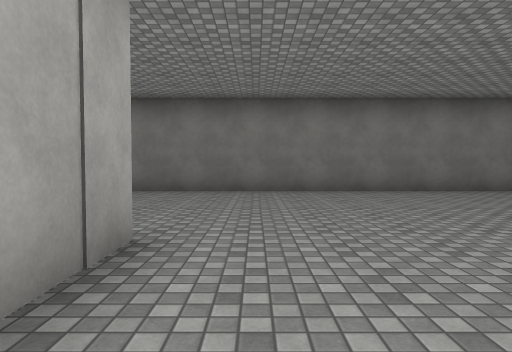
View 1 (above)

22 first-person views from a walk through a 3-D level made in the Unity game engine. The camera is 1.3 m above the floor, tilts 2° down and sees 75° across. The floor is counted in squares, 2 m on a side. Each view is taken from the middle of a square. On the plan, view 1 faces up. The plan holds only what a view shows up to about 10 squares ahead; the rest is blank. The place goes on beyond the plan. The player is left out. Surface patterns are stand-ins for the level's own textures.

View 2
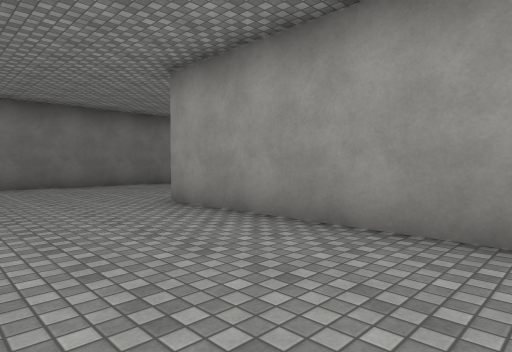

View 3
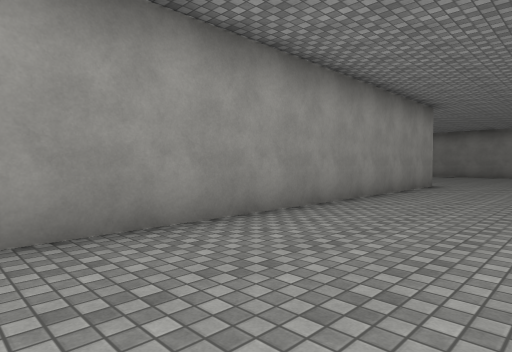

View 4
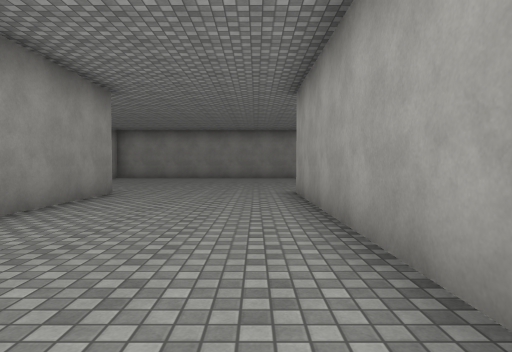

View 5
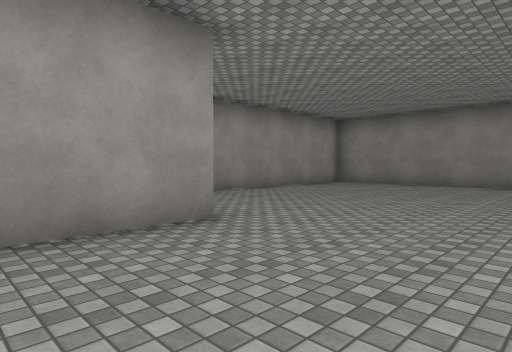

View 6
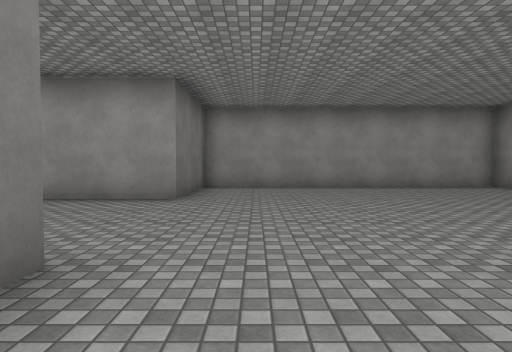

View 7
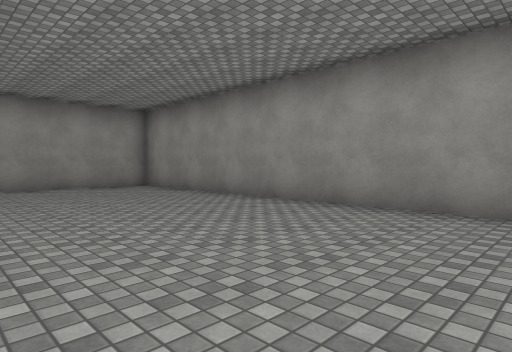

View 8
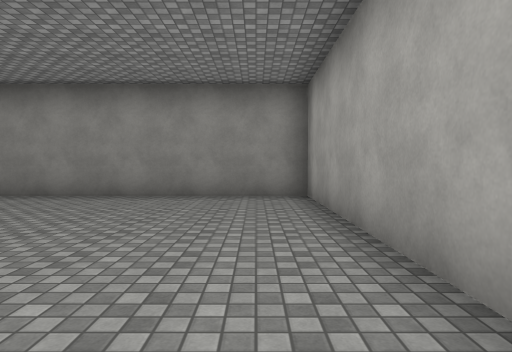

View 9
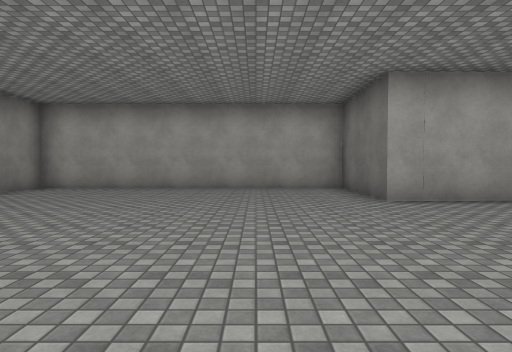

View 10
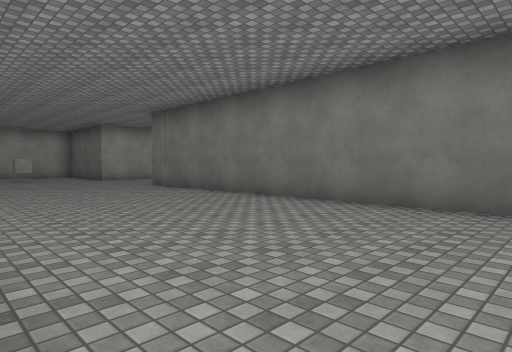

View 11
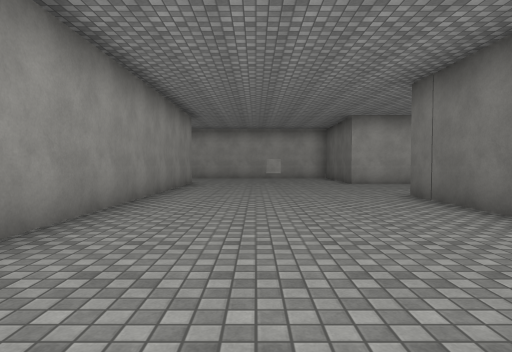

View 12
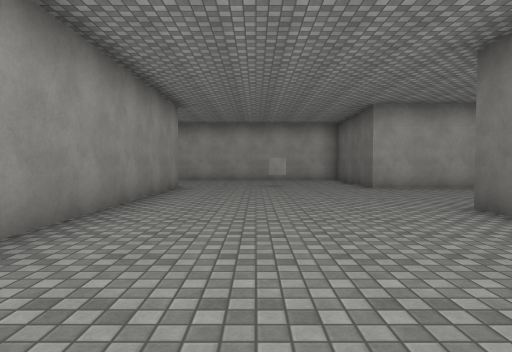

View 13
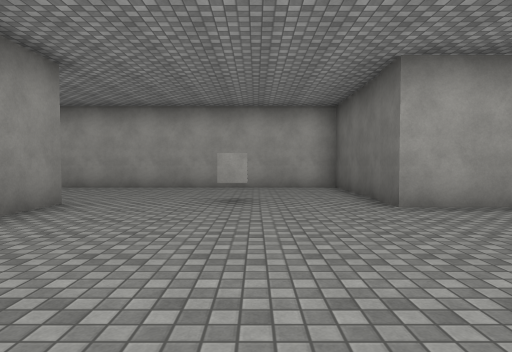

View 14
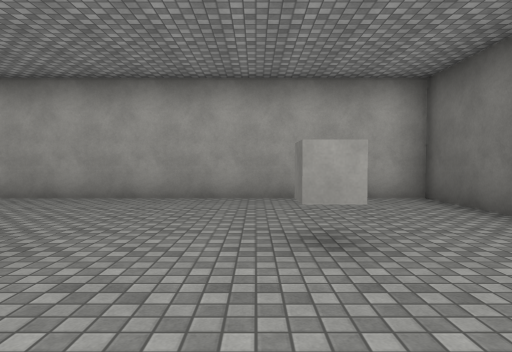

View 15
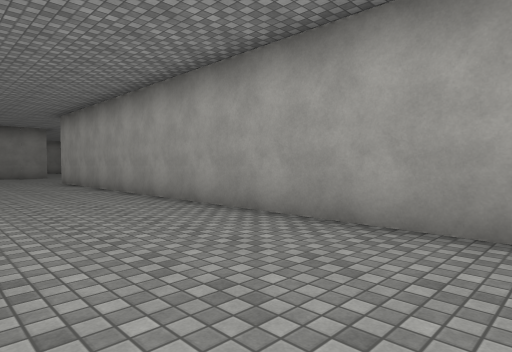

View 16
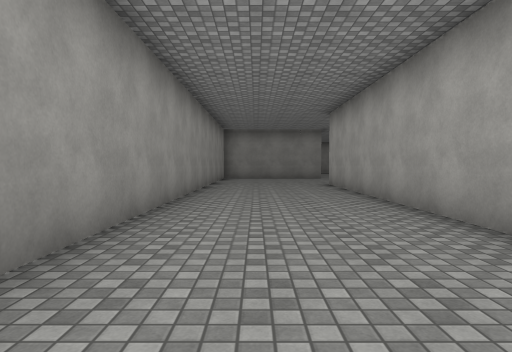

View 17
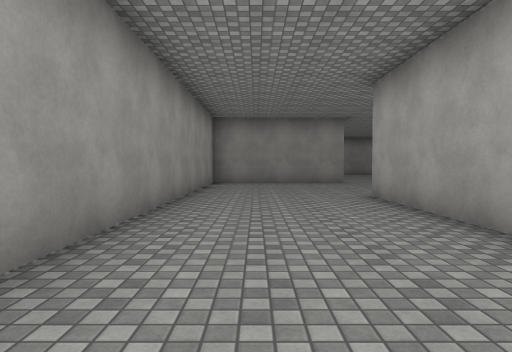

View 18
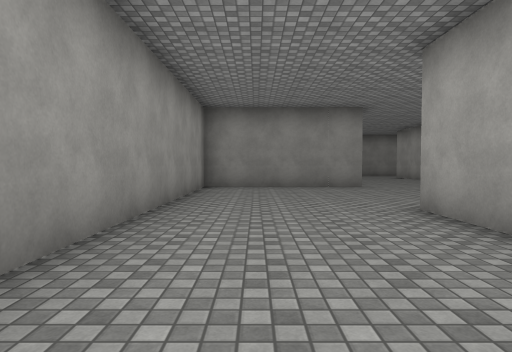

View 19
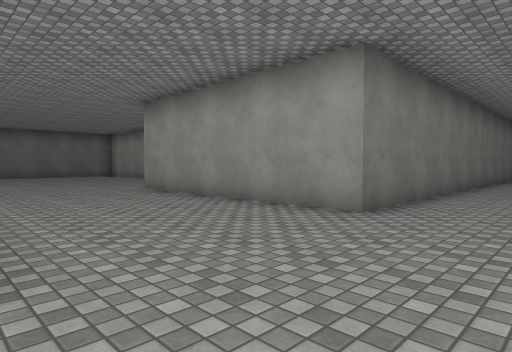

View 20
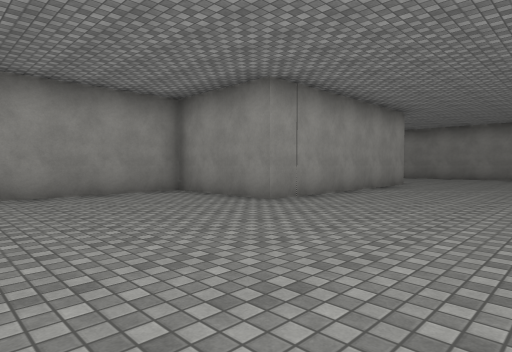

View 21
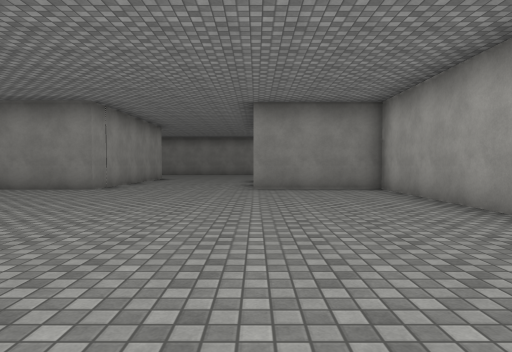

View 22
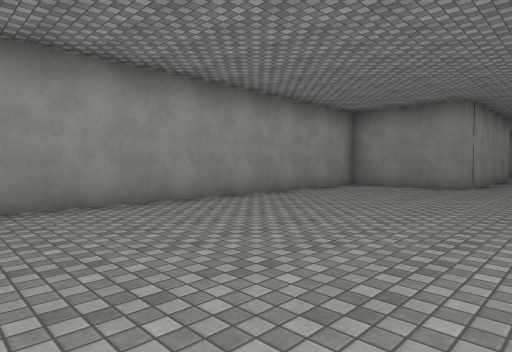

### Floor plan
Points are (right, up) in squares from view 1. A wall is a line through its corners. A room is listed if a view was taken in it or the views show most of it. See-through windows are left out.
Room 1 (views 1, 2, 3, 4, 5, 6, 7, 8, 9)
walls: (-1, -4.3) (-0.9, -10.7) (-4.1, -10.7) (-4.1, -18.8) (6.6, -18.8) (6.6, -10.5) (3.2, -10.5) (3.1, 3.2); (-1.1, 2.9) (-1.1, 1.4)
ways out: opening at (1, 3) to room 2
Room 2 (views 10, 11, 12, 13, 14, 15, 16, 17, 18, 19, 20, 21, 22)
walls: (-14, 11) (-14, 8.2) (-18.4, 8.2) (-18.4, -9.9); (-14.6, 2.8) (-5.7, 2.8); (-17.3, 18.7) (-17.3, 14.2) (-13.9, 14.2); (6.4, 8.2) (-9.8, 8.2) (-9.8, 14.4) (-6.7, 14.4) (-6.7, 23.4); (-19.1, -14.6) (-14.5, -14.6) (-14.5, -0.9)
ways out: opening at (1, 3) to room 1
objects: cube (-15, 6)

Where each view was taken, in squares from view 1:
view 1: 0 up, 0 right, facing up
view 2: 2 down, 0 right, facing up-right
view 3: 0 up, 0 right, facing down-right
view 4: 3 down, 0 right, facing down
view 5: 8 down, 0 right, facing down-right
view 6: 12 down, 3 left, facing right
view 7: 14 down, 3 left, facing down-right
view 8: 12 down, 3 left, facing down
view 9: 13 down, 5 right, facing left
view 10: 3 up, 0 right, facing up-left
view 11: 5 up, 3 left, facing left
view 12: 5 up, 5 left, facing left
view 13: 6 up, 9 left, facing left
view 14: 5 up, 12 left, facing left
view 15: 3 up, 15 left, facing down-left
view 16: 1 up, 16 left, facing down
view 17: 3 down, 16 left, facing down
view 18: 5 down, 16 left, facing down
view 19: 6 up, 14 left, facing up-right
view 20: 19 up, 14 left, facing down-right
view 21: 23 up, 14 left, facing down
view 22: 24 up, 12 left, facing down-right
